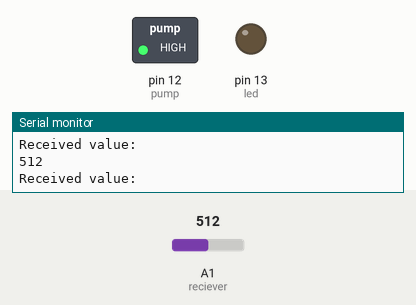
This sketch was run on a simulated Arduino Uno, built with avr-gcc and run on an emulated ATmega328P. Shown: switched loads named in the sketch (green lamp = pin HIGH), output pins drawn as LEDs (lit = HIGH), the last lines printed to the serial monitor. Dashed ring = blinking. Inputs (shaded band) come from the test bench; at power-on: A1 (reciever) = 512.

Above: at 1.2 s.
1.3 s: A1 (reciever) set to 587
2.8 s: A1 (reciever) set to 612
At 3.3 s:
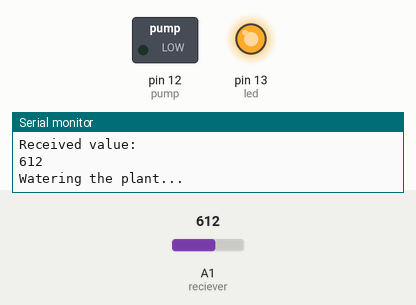
Timing chart, 0 to 11.8 s (numbered marks = the images above; inputs shaded):
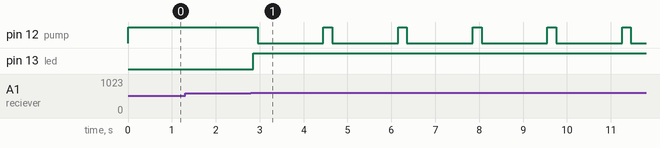

The sketch:

Pump.ino
```cpp
// port 9 -> upper left

#define reciever A1
#define pump 12
#define led 13

void setup() {
  pinMode(reciever, INPUT);
  pinMode(led, OUTPUT);
  pinMode(pump, OUTPUT);
  digitalWrite(pump, HIGH);     //de-Activate the pump
  Serial.begin(9600);

}

void loop() {
  long sig = analogRead(reciever);
  Serial.println("Received value: ");
  Serial.println(sig);
  if (sig > 600) {
    Serial.println("Watering the plant...");

    // blink the led
    digitalWrite(led, HIGH);      // turn the led ON
    delay(100);

    digitalWrite(pump, LOW);     //Activate the pump
    delay(1500);
    digitalWrite(pump, HIGH);     //de-Activate the pump

    delay(100);
    digitalWrite(led, LOW);      // turn the led ON

    long sig = analogRead(reciever);
  }
  //Serial.println("Out of the while loop");
  digitalWrite(pump, HIGH);     //de-Activate the pump
  digitalWrite(led, LOW);     //Turn the led OFF
  //delay(10000);


}
```

Measured:
- the behaviour switches between 600 and 601 on A1 (reciever) (found by bisection; images 0 and 1)
- after the input at 2.8 s, pin 12 (pump): alternates HIGH for 0.20 s and LOW for 1.5 s, starting after 0.15 s; pin 13 (led): LOW → HIGH after 0.05 s
